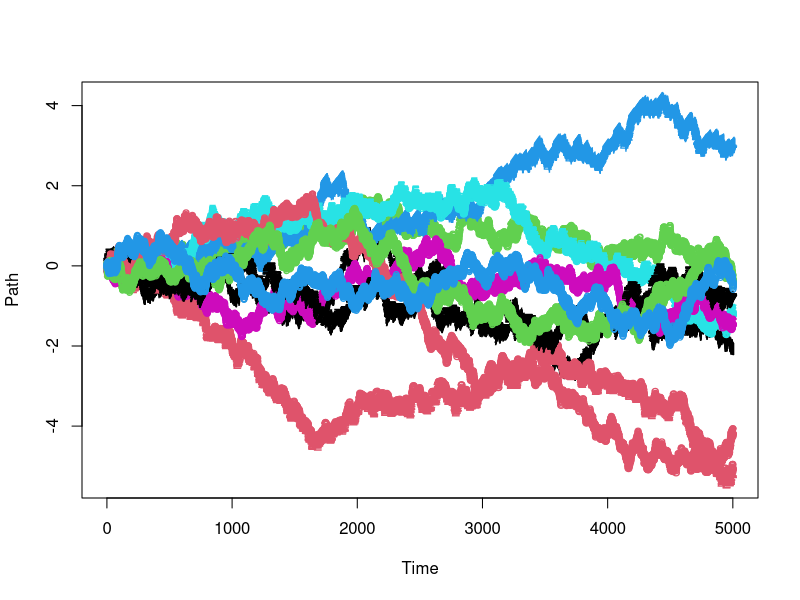

Recreate this plot in R.
paths<-10
count<-5000
interval<-5/count
main_sample<-matrix(0,nrow=(count+1), ncol=paths)
png("question1.png")
for(i in 1:paths){
	main_sample[1,i]<-0
	z_sample<-rnorm(count+1)
	for(j in 2:(count+1)){
		main_sample[j,i]<-main_sample[j-1,i]+((interval)^.5)*z_sample[j]
	}
}
cat("E[W(2)] = ",mean(main_sample[2001,]),"\n")
cat("E[W(5)] = ",mean(main_sample[5001,]),"\n")
matplot(main_sample,xlab="Time",ylab="Path")